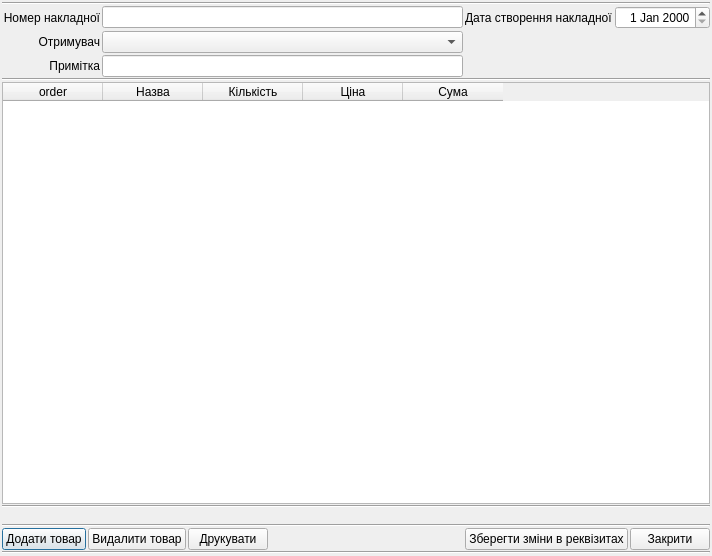
<?xml version="1.0" encoding="UTF-8"?>
<ui version="4.0">
 <class>UDialog_editVyhNakladnaSklad</class>
 <widget class="QDialog" name="UDialog_editVyhNakladnaSklad">
  <property name="geometry">
   <rect>
    <x>0</x>
    <y>0</y>
    <width>712</width>
    <height>556</height>
   </rect>
  </property>
  <property name="windowTitle">
   <string>Вихідна накладна</string>
  </property>
  <layout class="QGridLayout">
   <property name="horizontalSpacing">
    <number>2</number>
   </property>
   <property name="verticalSpacing">
    <number>1</number>
   </property>
   <property name="margin">
    <number>2</number>
   </property>
   <item row="1" column="0">
    <layout class="QGridLayout">
     <property name="spacing">
      <number>2</number>
     </property>
     <item row="0" column="0">
      <widget class="QLabel" name="label_nucl_number">
       <property name="text">
        <string>Номер накладної</string>
       </property>
       <property name="alignment">
        <set>Qt::AlignRight|Qt::AlignTrailing|Qt::AlignVCenter</set>
       </property>
      </widget>
     </item>
     <item row="0" column="1">
      <widget class="QLineEdit" name="lineEdit_nucl_number"/>
     </item>
     <item row="0" column="2">
      <widget class="QLabel" name="label_stvor_nucl">
       <property name="text">
        <string>Дата створення накладної</string>
       </property>
      </widget>
     </item>
     <item row="0" column="3">
      <widget class="QDateEdit" name="dateEdit_stvor_nucl">
       <property name="alignment">
        <set>Qt::AlignRight|Qt::AlignTrailing|Qt::AlignVCenter</set>
       </property>
      </widget>
     </item>
     <item row="1" column="0">
      <widget class="QLabel" name="label_postachalnyk">
       <property name="text">
        <string>Отримувач</string>
       </property>
       <property name="alignment">
        <set>Qt::AlignRight|Qt::AlignTrailing|Qt::AlignVCenter</set>
       </property>
      </widget>
     </item>
     <item row="1" column="1">
      <widget class="QComboBox" name="comboBox_postachalnyk"/>
     </item>
     <item row="2" column="0">
      <widget class="QLabel" name="label_prymitka">
       <property name="text">
        <string>Примітка</string>
       </property>
       <property name="alignment">
        <set>Qt::AlignRight|Qt::AlignTrailing|Qt::AlignVCenter</set>
       </property>
      </widget>
     </item>
     <item row="2" column="1">
      <widget class="QLineEdit" name="lineEdit_prymitka"/>
     </item>
    </layout>
   </item>
   <item row="3" column="0">
    <widget class="QTableWidget" name="tableWidget">
     <property name="editTriggers">
      <set>QAbstractItemView::DoubleClicked|QAbstractItemView::EditKeyPressed</set>
     </property>
     <property name="alternatingRowColors">
      <bool>true</bool>
     </property>
     <property name="selectionMode">
      <enum>QAbstractItemView::SingleSelection</enum>
     </property>
     <property name="selectionBehavior">
      <enum>QAbstractItemView::SelectRows</enum>
     </property>
     <column>
      <property name="text">
       <string>order</string>
      </property>
     </column>
     <column>
      <property name="text">
       <string>Назва</string>
      </property>
     </column>
     <column>
      <property name="text">
       <string>Кількість</string>
      </property>
     </column>
     <column>
      <property name="text">
       <string>Ціна</string>
      </property>
     </column>
     <column>
      <property name="text">
       <string>Сума</string>
      </property>
     </column>
    </widget>
   </item>
   <item row="7" column="0">
    <layout class="QHBoxLayout">
     <property name="spacing">
      <number>2</number>
     </property>
     <item>
      <widget class="QPushButton" name="pushButton_add_tovar_str">
       <property name="text">
        <string>Додати товар</string>
       </property>
       <property name="icon">
        <iconset resource="../images/images_sklad.qrc">
         <normaloff>:/pictures/greplus.png</normaloff>:/pictures/greplus.png</iconset>
       </property>
      </widget>
     </item>
     <item>
      <widget class="QPushButton" name="pushButton_del_tovar_str">
       <property name="text">
        <string>Видалити товар</string>
       </property>
       <property name="icon">
        <iconset resource="../images/images_sklad.qrc">
         <normaloff>:/pictures/redminus.png</normaloff>:/pictures/redminus.png</iconset>
       </property>
      </widget>
     </item>
     <item>
      <widget class="QPushButton" name="pushButton_printNakladna">
       <property name="text">
        <string>Друкувати</string>
       </property>
       <property name="icon">
        <iconset resource="../images/images_sklad.qrc">
         <normaloff>:/pictures/print.png</normaloff>:/pictures/print.png</iconset>
       </property>
      </widget>
     </item>
     <item>
      <spacer>
       <property name="orientation">
        <enum>Qt::Horizontal</enum>
       </property>
       <property name="sizeHint" stdset="0">
        <size>
         <width>40</width>
         <height>20</height>
        </size>
       </property>
      </spacer>
     </item>
     <item>
      <widget class="QPushButton" name="pushButton_accept">
       <property name="text">
        <string>Зберегти зміни в реквізитах</string>
       </property>
       <property name="icon">
        <iconset resource="../images/images_sklad.qrc">
         <normaloff>:/pictures/save.png</normaloff>:/pictures/save.png</iconset>
       </property>
      </widget>
     </item>
     <item>
      <widget class="QPushButton" name="pushButton_reject">
       <property name="text">
        <string>Закрити</string>
       </property>
       <property name="icon">
        <iconset resource="../images/images_sklad.qrc">
         <normaloff>:/pictures/button_cancel.png</normaloff>:/pictures/button_cancel.png</iconset>
       </property>
      </widget>
     </item>
    </layout>
   </item>
   <item row="5" column="0">
    <widget class="QLabel" name="label_nucludna_suma">
     <property name="text">
      <string/>
     </property>
    </widget>
   </item>
   <item row="0" column="0">
    <widget class="Line" name="line">
     <property name="orientation">
      <enum>Qt::Horizontal</enum>
     </property>
    </widget>
   </item>
   <item row="2" column="0">
    <widget class="Line" name="line_2">
     <property name="orientation">
      <enum>Qt::Horizontal</enum>
     </property>
    </widget>
   </item>
   <item row="4" column="0">
    <widget class="Line" name="line_3">
     <property name="orientation">
      <enum>Qt::Horizontal</enum>
     </property>
    </widget>
   </item>
   <item row="6" column="0">
    <widget class="Line" name="line_4">
     <property name="orientation">
      <enum>Qt::Horizontal</enum>
     </property>
    </widget>
   </item>
   <item row="8" column="0">
    <widget class="Line" name="line_5">
     <property name="orientation">
      <enum>Qt::Horizontal</enum>
     </property>
    </widget>
   </item>
  </layout>
  <action name="action_addTovarString">
   <property name="icon">
    <iconset resource="../images/images_sklad.qrc">
     <normaloff>:/pictures/greplus.png</normaloff>:/pictures/greplus.png</iconset>
   </property>
   <property name="text">
    <string>Додати стрічку товару</string>
   </property>
   <property name="toolTip">
    <string>Додати стрічку товару</string>
   </property>
  </action>
  <action name="action_deleteTovarString">
   <property name="icon">
    <iconset resource="../images/images_sklad.qrc">
     <normaloff>:/pictures/redminus.png</normaloff>:/pictures/redminus.png</iconset>
   </property>
   <property name="text">
    <string>Видалення стрічки товару</string>
   </property>
   <property name="toolTip">
    <string>Видалення стрічки товару</string>
   </property>
  </action>
  <action name="action_printNakladna">
   <property name="icon">
    <iconset resource="../images/images_sklad.qrc">
     <normaloff>:/pictures/print.png</normaloff>:/pictures/print.png</iconset>
   </property>
   <property name="text">
    <string>Друк накладної</string>
   </property>
   <property name="toolTip">
    <string>Друк накладної</string>
   </property>
  </action>
 </widget>
 <resources>
  <include location="../images/images_sklad.qrc"/>
  <include location="../images/images_sklad.qrc"/>
 </resources>
 <connections/>
</ui>
